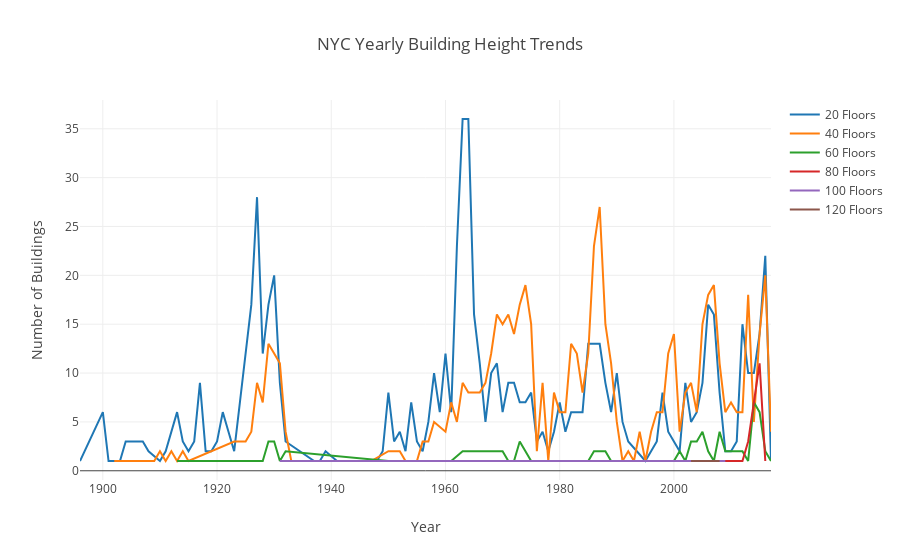

Here is the notebook cell this chart was saved with:
### Code cell
# Create traces
_20 = go.Scatter(
    x = final_tall_ny['YearBuilt'][final_tall_ny['NumFloors']==20],
    y = final_tall_ny['counts'][final_tall_ny['NumFloors']==20],
    mode = 'lines',
    name = '20 Floors'
)

_40 = go.Scatter(
    x = final_tall_ny['YearBuilt'][final_tall_ny['NumFloors']==40],
    y = final_tall_ny['counts'][final_tall_ny['NumFloors']==40],
    mode = 'lines',
    name = '40 Floors'
)


_60 = go.Scatter(
    x = final_tall_ny['YearBuilt'][final_tall_ny['NumFloors']==60],
    y = final_tall_ny['counts'][final_tall_ny['NumFloors']==60],
    mode = 'lines',
    name = '60 Floors'
)


_80 = go.Scatter(
    x = final_tall_ny['YearBuilt'][final_tall_ny['NumFloors']==80],
    y = final_tall_ny['counts'][final_tall_ny['NumFloors']==80],
    mode = 'lines',
    name = '80 Floors'
)


_100 = go.Scatter(
    x = final_tall_ny['YearBuilt'][final_tall_ny['NumFloors']==100],
    y = final_tall_ny['counts'][final_tall_ny['NumFloors']==100],
    mode = 'lines',
    name = '100 Floors'
)


_120 = go.Scatter(
    x = final_tall_ny['YearBuilt'][final_tall_ny['NumFloors']==120],
    y = final_tall_ny['counts'][final_tall_ny['NumFloors']==120],
    mode = 'lines',
    name = '120 Floors'
)

layout = dict(title = 'NYC Yearly Building Height Trends',
              xaxis = dict(title = 'Year'),
              yaxis = dict(title = 'Number of Buildings'),
              )

data = [_20, _40, _60, _80, _100, _120]
fig = dict(data=data, layout=layout)
iplot(fig)

### Figure 1 — Plotly figure (JSON) as saved in the notebook; plotly's stock layout.template omitted (floating-point values rounded to 4 significant figures)
{"data": [{"mode": "lines", "name": "20 Floors", "type": "scatter", "x": [1896, 1900, 1901, 1902, 1903, 1904, 1907, 1908, 1910, 1911, 1912, 1913, 1914, 1915, 1916, 1917, 1918, 1919, 1920, 1921, 1922, 1923, 1924, 1925, 1926, 1927, 1928, 1929, 1930, 1931, 1932, 1937, 1938, 1939, 1941, 1946, 1947, 1948, 1949, 1950, 1951, 1952, 1953, 1954, 1955, 1956, 1957, 1958, 1959, 1960, 1961, 1962, 1963, 1964, 1965, 1966, 1967, 1968, 1969, 1970, 1971, 1972, 1973, 1974, 1975, 1976, 1977, 1978, 1979, 1980, 1981, 1982, 1983, 1984, 1985, 1986, 1987, 1988, 1989, 1990, 1991, 1992, 1995, 1996, 1997, 1998, 1999, 2000, 2001, 2002, 2003, 2004, 2005, 2006, 2007, 2008, 2009, 2010, 2011, 2012, 2013, 2014, 2015, 2016, 2017], "y": [1, 6, 1, 1, 1, 3, 3, 2, 1, 2, 4, 6, 3, 2, 3, 9, 2, 2, 3, 6, 4, 2, 7, 12, 17, 28, 12, 17, 20, 9, 3, 1, 1, 2, 1, 1, 1, 1, 2, 8, 3, 4, 2, 7, 3, 2, 5, 10, 6, 12, 6, 23, 36, 36, 16, 11, 5, 10, 11, 6, 9, 9, 7, 7, 8, 3, 4, 2, 4, 7, 4, 6, 6, 6, 13, 13, 13, 9, 6, 10, 5, 3, 1, 2, 3, 8, 4, 3, 2, 9, 5, 6, 9, 17, 16, 8, 2, 2, 3, 15, 10, 10, 14, 22, 1]}, {"mode": "lines", "name": "40 Floors", "type": "scatter", "x": [1902, 1909, 1910, 1911, 1912, 1913, 1914, 1915, 1923, 1925, 1926, 1927, 1928, 1929, 1930, 1931, 1932, 1933, 1935, 1939, 1940, 1947, 1950, 1952, 1953, 1955, 1956, 1957, 1958, 1960, 1961, 1962, 1963, 1964, 1965, 1966, 1967, 1968, 1969, 1970, 1971, 1972, 1973, 1974, 1975, 1976, 1977, 1978, 1979, 1980, 1981, 1982, 1983, 1984, 1985, 1986, 1987, 1988, 1989, 1990, 1991, 1992, 1993, 1994, 1995, 1996, 1997, 1998, 1999, 2000, 2001, 2002, 2003, 2004, 2005, 2006, 2007, 2008, 2009, 2010, 2011, 2012, 2013, 2014, 2015, 2016, 2017], "y": [1, 1, 2, 1, 2, 1, 2, 1, 3, 3, 4, 9, 7, 13, 12, 11, 4, 1, 1, 1, 1, 1, 2, 2, 1, 1, 3, 3, 5, 4, 7, 5, 9, 8, 8, 8, 9, 12, 16, 15, 16, 14, 17, 19, 15, 2, 9, 1, 8, 6, 6, 13, 12, 8, 12, 23, 27, 15, 11, 5, 1, 2, 1, 4, 1, 4, 6, 6, 12, 14, 4, 8, 9, 6, 15, 18, 19, 11, 6, 7, 6, 6, 18, 5, 14, 20, 4]}, {"mode": "lines", "name": "60 Floors", "type": "scatter", "x": [1913, 1928, 1929, 1930, 1931, 1932, 1950, 1958, 1961, 1963, 1970, 1971, 1972, 1973, 1975, 1977, 1980, 1982, 1983, 1985, 1986, 1987, 1988, 1989, 1992, 1997, 1998, 2000, 2001, 2002, 2003, 2004, 2005, 2006, 2007, 2008, 2009, 2010, 2012, 2013, 2014, 2015, 2016, 2017], "y": [1, 1, 3, 3, 1, 2, 1, 1, 1, 2, 2, 1, 1, 3, 1, 1, 1, 1, 1, 1, 2, 2, 2, 1, 1, 1, 1, 1, 2, 1, 3, 3, 4, 2, 1, 4, 2, 2, 2, 1, 7, 6, 2, 1]}, {"mode": "lines", "name": "80 Floors", "type": "scatter", "x": [1937, 1940, 1986, 1987, 2000, 2001, 2007, 2008, 2009, 2012, 2013, 2015, 2016], "y": [1, 1, 1, 1, 1, 1, 1, 1, 1, 1, 3, 11, 1]}, {"mode": "lines", "name": "100 Floors", "type": "scatter", "x": [1931, 2009], "y": [1, 1]}, {"mode": "lines", "name": "120 Floors", "type": "scatter", "x": [2003, 2008], "y": [1, 1]}], "layout": {"title": "NYC Yearly Building Height Trends", "xaxis": {"title": "Year"}, "yaxis": {"title": "Number of Buildings"}}}
